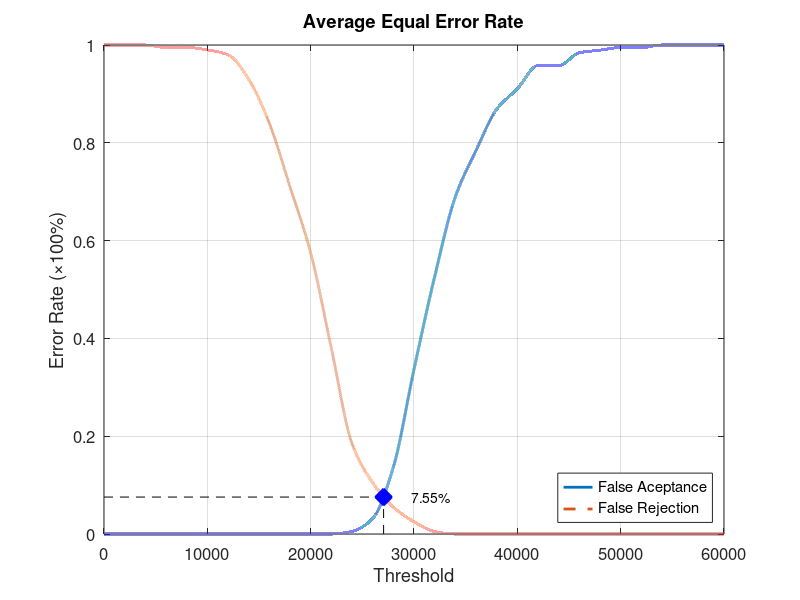
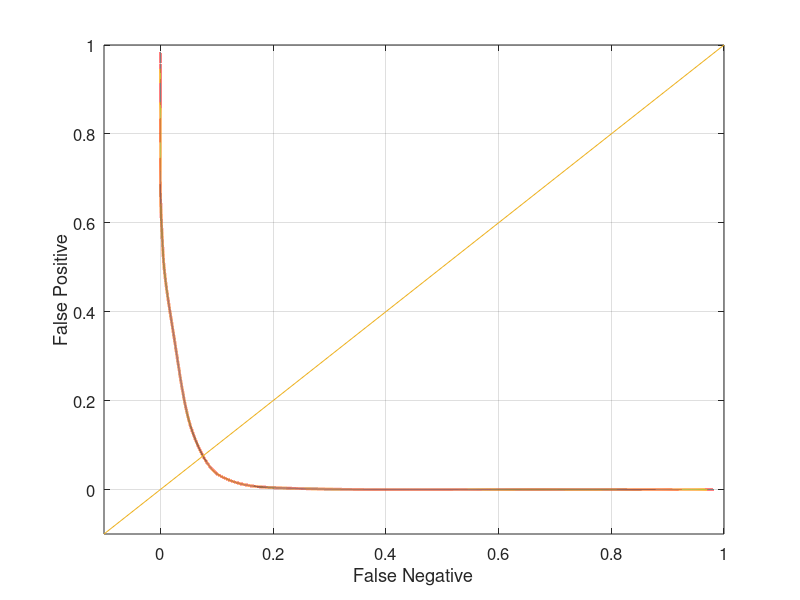

Write the MATLAB code that produced these figures, in order.
function yEER = Database4_2
close all;
clear;
clc;
x = 0:2000:60000;
xq = 0:0.5:60000;

y0 = [0 0 0 0 0 0 0 0 0 0 0 0 0.00526316 0.0315789 0.136842 0.336842 0.526316 0.689474 0.784211 0.868421 0.910526 0.957895 0.957895 0.984211 0.989474 0.994737 0.994737 1 1 1 1];
yy0 = interp1(x, y0, xq, 'pchip');
y1 = [1 1 1 0.995 0.995 0.99 0.98 0.93 0.84 0.71 0.575 0.38 0.185 0.105 0.055 0.025 0.005 0 0 0 0 0 0 0 0 0 0 0 0 0 0];
yy1 = interp1(x, y1, xq, 'pchip');

% Calculating EER: 
y2 = abs(y0 - y1);
find(y2 == min(y2))
yy2 = abs(yy0 - yy1);
xEER = find(yy2 == min(yy2));
xEERIndex = xq(xEER) % X-axis EER
yEER = yy0(xEER) % Y-axis EER

main = figure
plot(xq, yy0,'-','LineWidth', 2);	hold on
plot(xq, yy1,'--','LineWidth', 2);	hold on
plot([xEERIndex xEERIndex], [0 yEER], 'k--');	hold on
plot([0 xEERIndex], [yEER yEER], 'k--');	hold on
plot(xEERIndex, yEER, 'bx', 'LineWidth', 10);	hold on
text(xEERIndex + 10 * xEERIndex / 100, yEER, [num2str(round((10000 * yEER)) / 100) '%'])
legend('False Aceptance', 'False Rejection', 'Location', 'SouthEast')
xlabel('Threshold')
ylabel('Error Rate (\times100%)')
title('Average Equal Error Rate')
set(gca, 'FontSize', 12)
axis([0 60000 0 1])
grid on

print(main, 'Database4_2Main', '-dpng');
FNRxFPR = figure('Color', [1 1 1]);
plot(yy1, yy0, '-', yy1, yy0, 'LineWidth', 2);
hold on
y = -0.1:0.1:1
plot(y, y); 
set(gca, 'FontSize', 12)
xlabel('False Negative')
ylabel('False Positive')
axis([-0.1 1 -0.1 1])
set(gca, 'FontSize', 12)
grid on

print(FNRxFPR, 'Database4_2FNRxFPR','-dpng');
end
